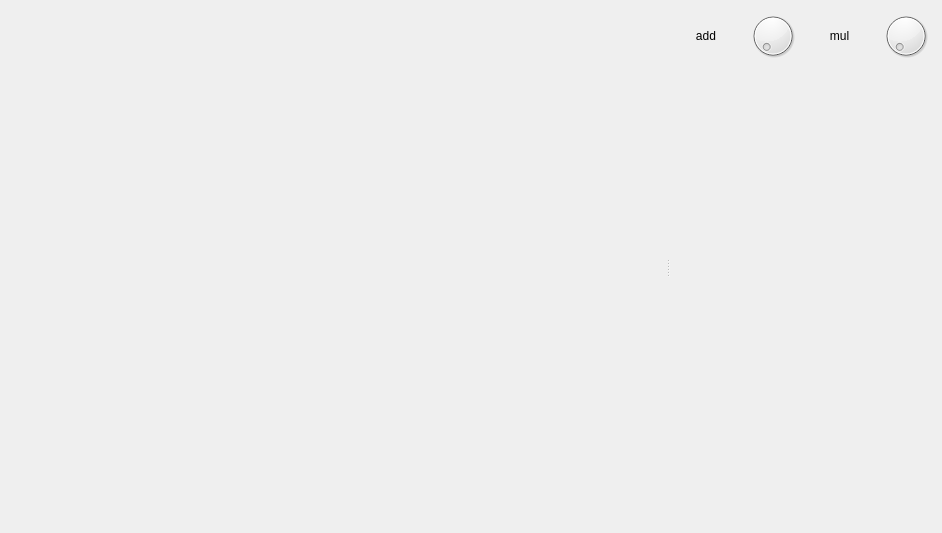
<?xml version="1.0" encoding="UTF-8"?>
<ui version="4.0">
 <class>Form</class>
 <widget class="QWidget" name="Form">
  <property name="geometry">
   <rect>
    <x>0</x>
    <y>0</y>
    <width>942</width>
    <height>533</height>
   </rect>
  </property>
  <property name="sizePolicy">
   <sizepolicy hsizetype="Expanding" vsizetype="Preferred">
    <horstretch>0</horstretch>
    <verstretch>0</verstretch>
   </sizepolicy>
  </property>
  <property name="windowTitle">
   <string>Form</string>
  </property>
  <layout class="QHBoxLayout" name="horizontalLayout">
   <item>
    <widget class="QSplitter" name="splitter">
     <property name="orientation">
      <enum>Qt::Horizontal</enum>
     </property>
     <widget class="Canvas" name="canvas" native="true">
      <property name="sizePolicy">
       <sizepolicy hsizetype="Preferred" vsizetype="Expanding">
        <horstretch>4</horstretch>
        <verstretch>0</verstretch>
       </sizepolicy>
      </property>
     </widget>
     <widget class="QWidget" name="widget" native="true">
      <property name="sizePolicy">
       <sizepolicy hsizetype="Preferred" vsizetype="Expanding">
        <horstretch>1</horstretch>
        <verstretch>0</verstretch>
       </sizepolicy>
      </property>
      <property name="minimumSize">
       <size>
        <width>200</width>
        <height>0</height>
       </size>
      </property>
      <layout class="QGridLayout" name="gridLayout">
       <item row="0" column="0">
        <widget class="QLabel" name="label">
         <property name="text">
          <string>add</string>
         </property>
         <property name="alignment">
          <set>Qt::AlignCenter</set>
         </property>
        </widget>
       </item>
       <item row="0" column="1">
        <widget class="QDial" name="addDial">
         <property name="maximumSize">
          <size>
           <width>50</width>
           <height>50</height>
          </size>
         </property>
        </widget>
       </item>
       <item row="0" column="2">
        <widget class="QLabel" name="label_2">
         <property name="text">
          <string>mul</string>
         </property>
         <property name="alignment">
          <set>Qt::AlignCenter</set>
         </property>
        </widget>
       </item>
       <item row="0" column="3">
        <widget class="QDial" name="mulDial">
         <property name="maximumSize">
          <size>
           <width>50</width>
           <height>50</height>
          </size>
         </property>
        </widget>
       </item>
       <item row="1" column="0" colspan="4">
        <widget class="MplWidget" name="mpl" native="true">
         <property name="sizePolicy">
          <sizepolicy hsizetype="Preferred" vsizetype="Expanding">
           <horstretch>0</horstretch>
           <verstretch>0</verstretch>
          </sizepolicy>
         </property>
        </widget>
       </item>
      </layout>
     </widget>
    </widget>
   </item>
  </layout>
 </widget>
 <customwidgets>
  <customwidget>
   <class>Canvas</class>
   <extends>QWidget</extends>
   <header>pcot.ui.canvas</header>
   <container>1</container>
  </customwidget>
  <customwidget>
   <class>MplWidget</class>
   <extends>QWidget</extends>
   <header>pcot.ui.mplwidget</header>
   <container>1</container>
  </customwidget>
 </customwidgets>
 <resources/>
 <connections/>
</ui>
